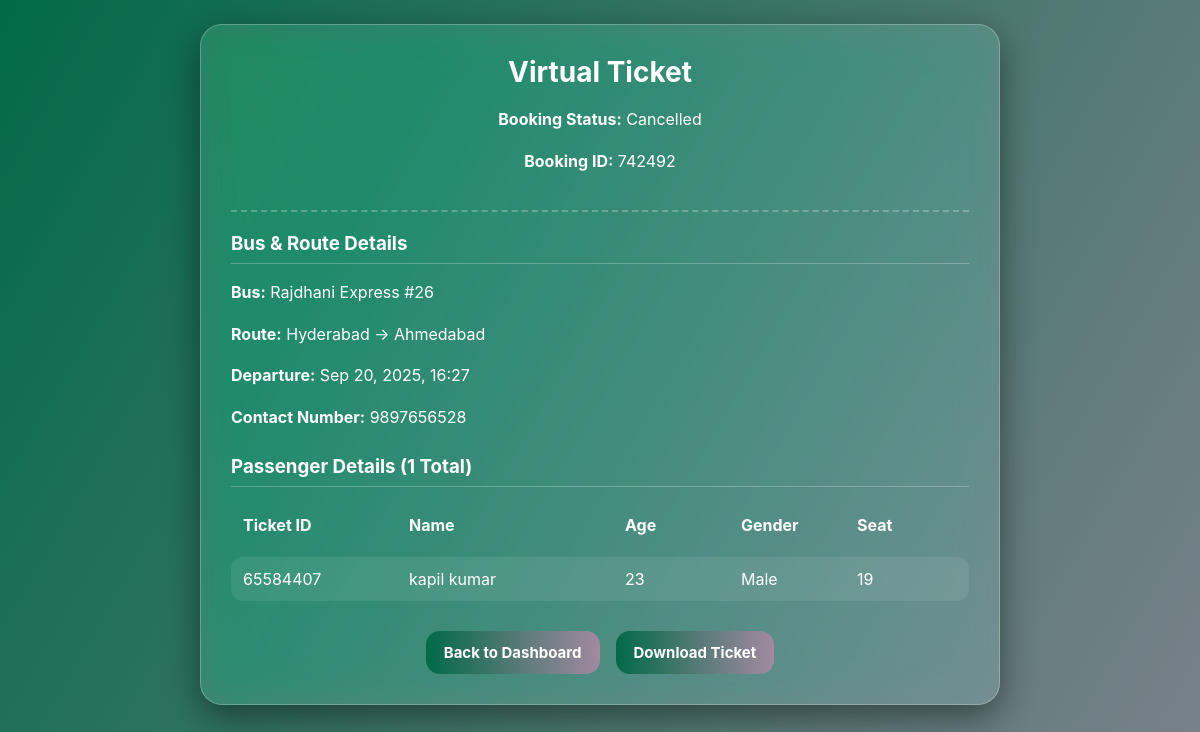
Page /booking/7/ (signed in) on the committed database.
### reservation/models.py (models this page shows, shortened)
class Booking(models.Model):
    ticket_id = models.CharField(max_length=6, unique=True, blank=True, editable=False)
    journey_date = models.DateField(null=True, blank=True)
    user = models.ForeignKey(CustomUser, on_delete=models.CASCADE, related_name='bookings')
    bus = models.ForeignKey(Bus, on_delete=models.CASCADE, related_name='bookings')
    phone_number = models.CharField(max_length=15)
    num_passengers = models.PositiveIntegerField()
    total_cost = models.DecimalField(max_digits=10, decimal_places=2)
    booking_time = models.DateTimeField(auto_now_add=True)
    status = models.CharField(max_length=20, choices=[('Booked', 'Booked'), ('Cancelled', 'Cancelled'), ('Pending', 'Pending')], default='Pending')

class Bus(models.Model):
    name = models.CharField(max_length=100)
    source = models.CharField(max_length=100)
    destination = models.CharField(max_length=100)
    departure_time = models.DateTimeField()
    total_seats = models.PositiveIntegerField()
    available_seats = models.PositiveIntegerField()
    ticket_price = models.DecimalField(max_digits=10, decimal_places=2)

class Passenger(models.Model):
    seat_number = models.CharField(max_length=10, null=True, blank=True)
    ticket_id = models.CharField(max_length=8, unique=True, blank=True, editable=False)
    booking = models.ForeignKey(Booking, on_delete=models.CASCADE, related_name='passengers')
    name = models.CharField(max_length=100)
    age = models.PositiveIntegerField()
    GENDER_CHOICES = [('Male', 'Male'), ('Female', 'Female'), ('Other', 'Other')]
    gender = models.CharField(max_length=10, choices=GENDER_CHOICES)

### reservation/views.py (the view)
# urls.py: path('booking/<int:booking_id>/', views.booking_detail_view, name='booking_detail'),
@login_required
def booking_detail_view(request, booking_id):
    booking = get_object_or_404(Booking, id=booking_id, user=request.user)
    passengers = booking.passengers.all()
    return render(request, 'booking_detail.html', {'booking': booking, 'passengers': passengers})

### reservation/templates/booking_detail.html (shortened to what this page needs)
{% extends "base.html" %}
{% block content %}
<div class="grid-center">
    <div class="card ticket-card">
        <div class="ticket-header">
            <h1>Virtual Ticket</h1>
            <p><strong>Booking Status:</strong> <span class="pill">{{ booking.status }}</span></p>
            <p><strong>Booking ID:</strong> {{ booking.ticket_id }}</p>
        </div>
        <div class="ticket-body">
            <h3>Bus & Route Details</h3>
            <p><strong>Bus:</strong> {{ booking.bus.name }}</p>
            <p><strong>Route:</strong> {{ booking.bus.source }} → {{ booking.bus.destination }}</p>
            <p><strong>Departure:</strong> {{ booking.bus.departure_time|date:"M d, Y, H:i" }}</p>
            <p><strong>Contact Number:</strong> {{ booking.phone_number }}</p>
            <h3 style="margin-top: 24px;">Passenger Details ({{ booking.num_passengers }} Total)</h3>
            <div class="passenger-list">
                <div class="passenger-item header">
                    <div>Ticket ID</div>
                    <div>Name</div>
                    <div>Age</div>
                    <div>Gender</div>
                    <div>Seat</div>
                </div>
                {% for passenger in passengers %}
                <div class="passenger-item">
                    <div>{{ passenger.ticket_id }}</div>
                    <div>{{ passenger.name }}</div>
                    <div>{{ passenger.age }}</div>
                    <div>{{ passenger.gender }}</div>
                    <div>{{ passenger.seat_number }}</div>
                </div>
                {% empty %}
                <p>No passenger details found for this booking.</p>
                {% endfor %}
            </div>
        </div>
        <div class="actions">
            <a href="{% url 'index' %}" class="btn">Back to Dashboard</a>
            <a href="{% url 'download_ticket' booking.id %}" class="btn">Download Ticket</a>
        </div>
    </div>
</div>
{% endblock %}

### reservation/templates/base.html (style rules this page uses)
:root { --g1:#026a47; --g2:#a389a1; --g3:#3c2a0b; --g4:#ec4899; --card-bg:rgba(255,255,255,.12); --card-brd:rgba(255,255,255,.25); --white:#fff; --radius:22px; --shadow:0 12px 35px rgba(0,0,0,.45); --table-brd:rgba(255,255,255,.2); }
* { box-sizing:border-box }
html,body { height:100%; margin:0; }
body { font-family:'Inter', system-ui, sans-serif; color:var(--white); background: linear-gradient(120deg,var(--g1),var(--g2),var(--g3),var(--g4)); background-size:400% 400%; animation:gradientMove 14s ease infinite; background-attachment:fixed; }
.btn { display:inline-block; cursor:pointer; text-decoration:none; border:none; border-radius:14px; padding:12px 18px; font-weight:700; font-size:15px; color:#fff; background:linear-gradient(90deg,var(--g1),var(--g2),var(--g3),var(--g4)); background-size:300% 100%; transition:background-position .5s ease, transform .08s ease; }
.card { backdrop-filter:blur(20px) saturate(160%); -webkit-backdrop-filter:blur(20px) saturate(160%); background:var(--card-bg); border:1px solid var(--card-brd); border-radius:var(--radius); box-shadow:var(--shadow); padding:30px; animation:fadeInUp 1s ease-in-out; }
h1,h2,h3 { margin:0 0 18px; font-weight:700; text-align:center; }
h1 { font-size:28px; }
p { line-height:1.6; margin:0 0 16px; }
a { color:var(--white); text-decoration:underline; }

### reservation/templates/booking_detail.html (style rules this page uses)
.grid-center { display: grid; place-items: center; padding: 24px; }
.ticket-card { width: 100%; max-width: 800px; text-align: center; }
.ticket-header { border-bottom: 2px dashed var(--card-brd); padding-bottom: 20px; margin-bottom: 20px; }
.ticket-body { text-align: left; }
.ticket-body h3 { text-align: left; border-bottom: 1px solid var(--card-brd); padding-bottom: 8px; margin-bottom: 16px; }
.passenger-list { list-style: none; padding: 0; }
.passenger-item { display: grid; grid-template-columns: 1.5fr 2fr 1fr 1fr 1fr; gap: 16px; background: rgba(255,255,255,0.08); padding: 12px; border-radius: 12px; margin-bottom: 10px; align-items: center; }
.passenger-item.header { background: none; font-weight: bold; }
.actions { margin-top: 30px; display: flex; justify-content: center; gap: 16px; }

### rows in the picture
Booking: status "Cancelled", ticket_id "742492", bus.name "Rajdhani Express #26", bus.source "Hyderabad", bus.destination "Ahmedabad", bus.departure_time "Sep 20, 2025, 16:27", phone_number "9897656528", num_passengers "1"
Passenger: ticket_id "65584407", name "kapil kumar", age "23", gender "Male", seat_number "19"
